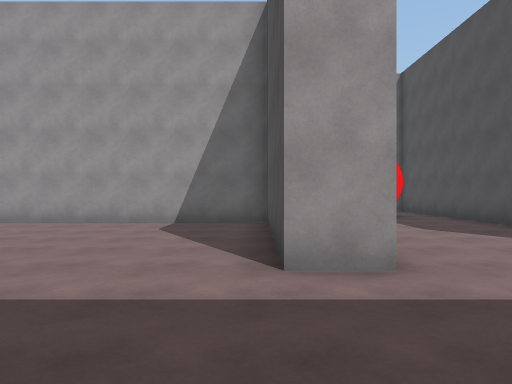
View 1 (above)

24 first-person views from a walk through a Unity game level. The camera is 1.4 m above the floor, looks level and sees 70° across. The floor is counted in squares, 2 m on a side. Each view is taken from the middle of a square. On the plan, view 1 faces up. The plan holds only what a view shows up to about 11 squares ahead; the rest is blank. The place goes on beyond the plan. The player character is not drawn. Surface patterns are stand-ins for the level's own textures.

View 2
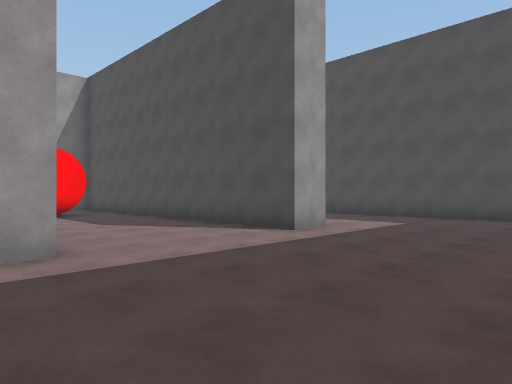

View 3
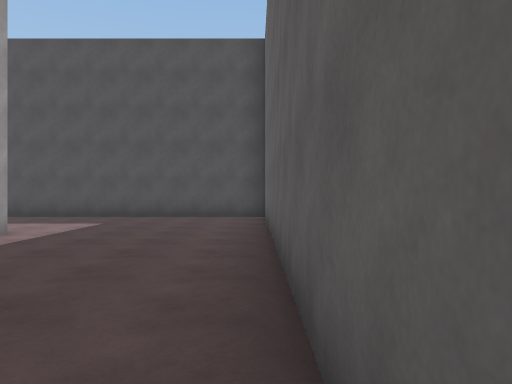

View 4
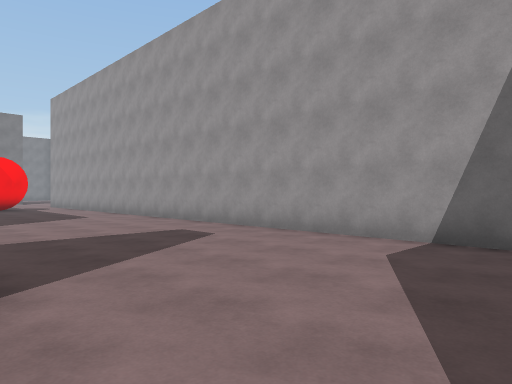

View 5
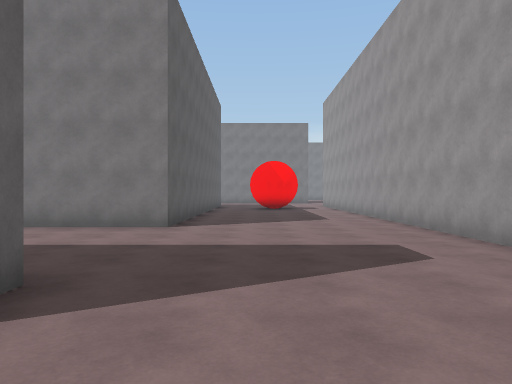

View 6
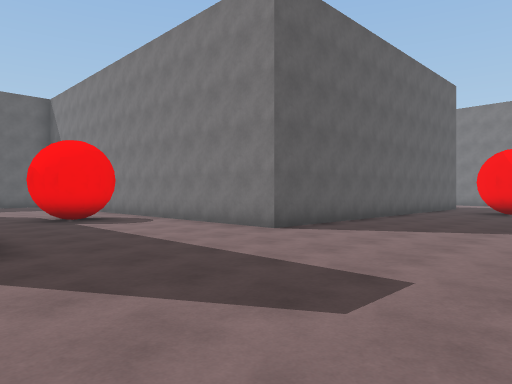

View 7
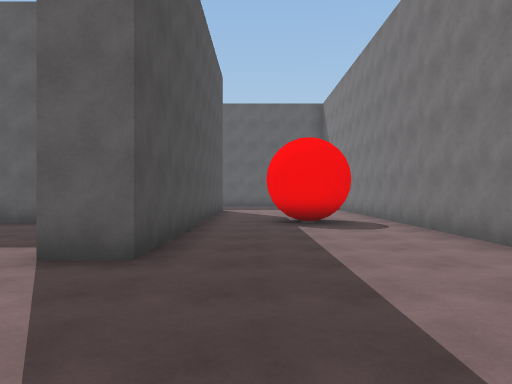

View 8
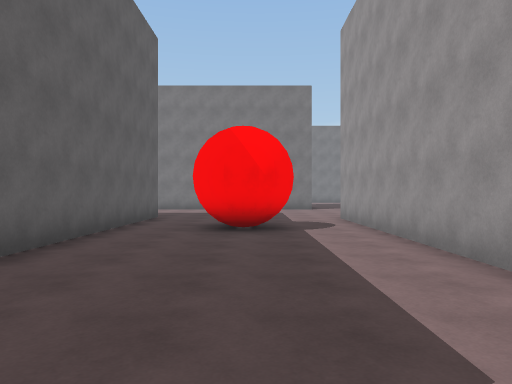

View 9
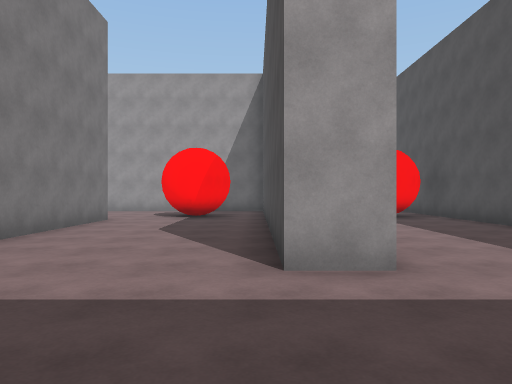

View 10
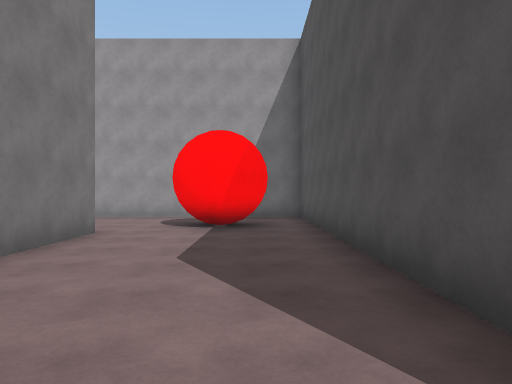

View 11
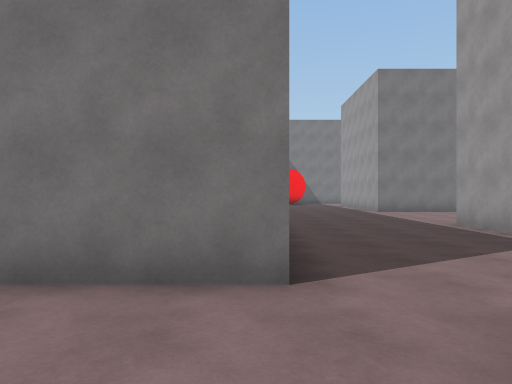

View 12
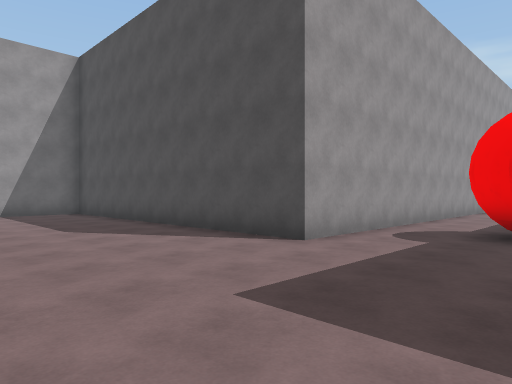

View 13
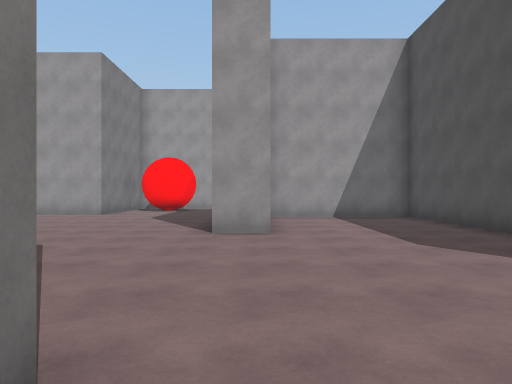

View 14
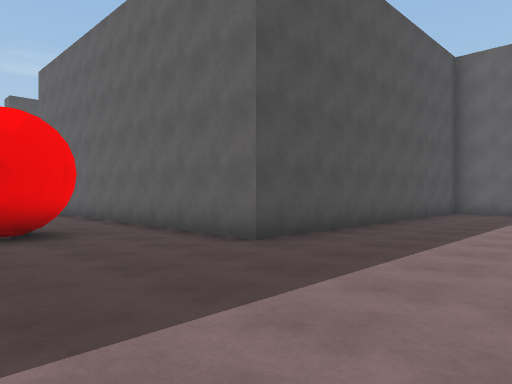

View 15
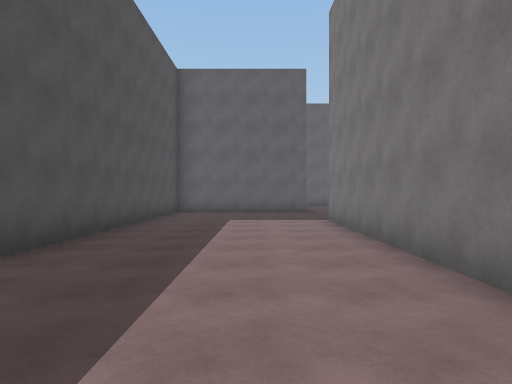

View 16
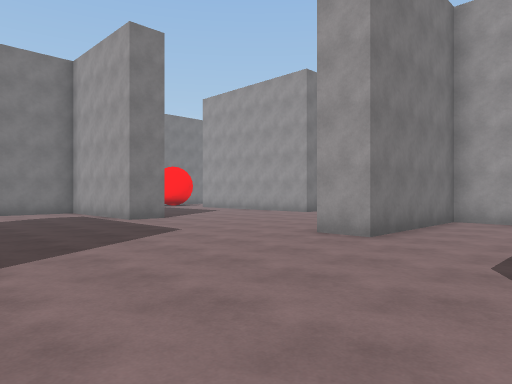

View 17
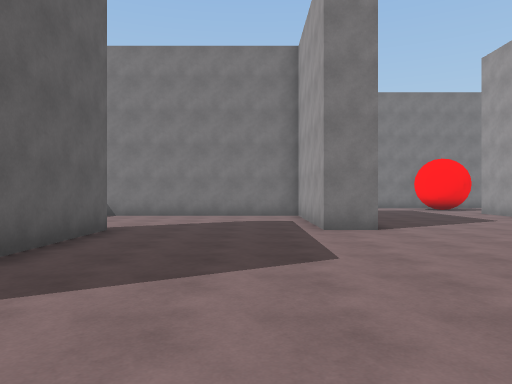

View 18
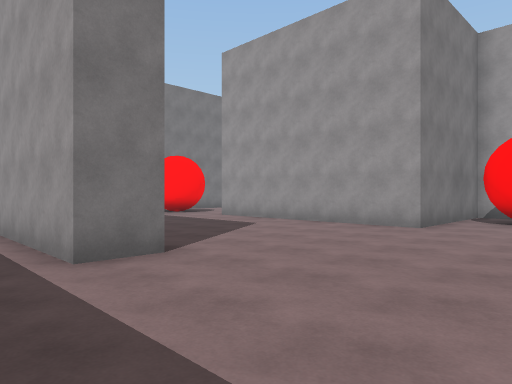

View 19
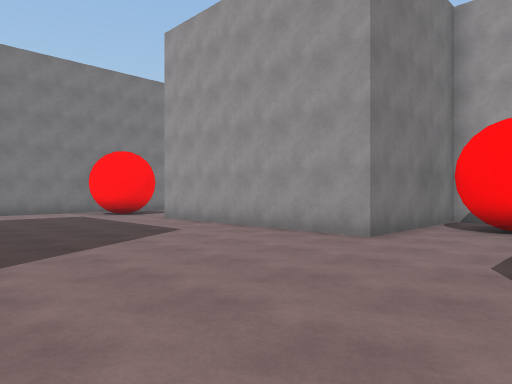

View 20
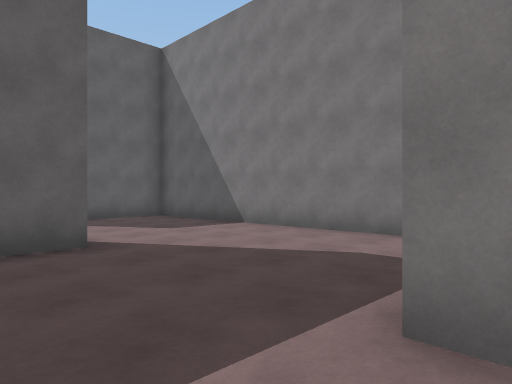

View 21
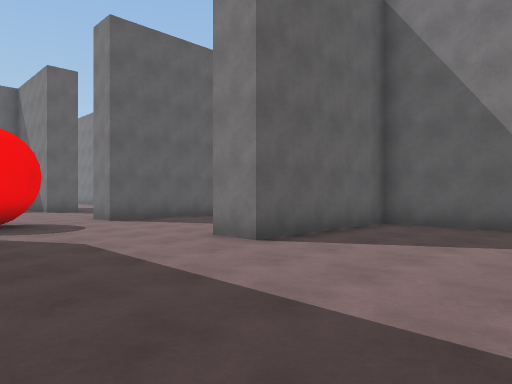

View 22
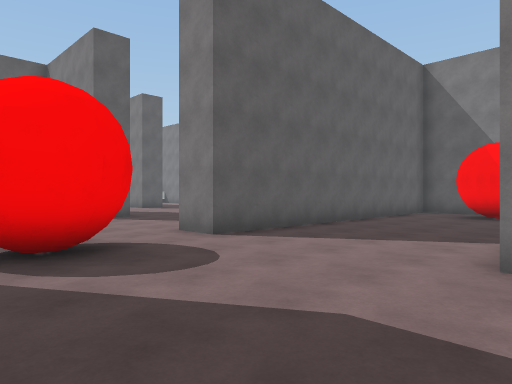

View 23
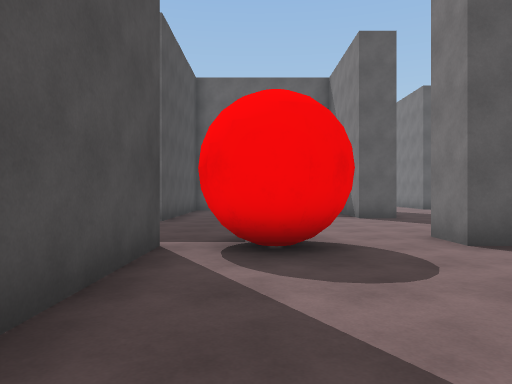

View 24
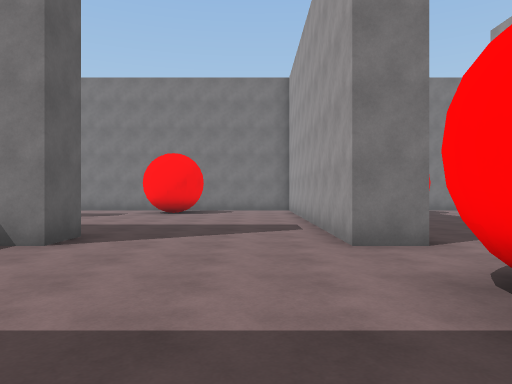

### Floor plan
Ten units are one square. View 1 is at (0, 0); x grows to the right and y downward. Boxes are objects, and circles mark ways between rooms. Rooms are numbered by the first view taken in them; rooms with no view inside come last. Other rooms are left out.
<svg viewBox="-364 -228 472 308">
<path fill="none" stroke="#000" d="M12 -32 3 -32 3 -83 -154 -83M13 -84 13 -52M-1 13 100 13M-38 25 -38 -33 -28 -33M62 -32 53 -32 53 -96M34 -98 29 -99M39 -99 31 -98M-71 13 -67 10 -65 8M103 -75 103 -95M103 12 103 -60M-154 -53 -158 -49M-156 -33 -83 -33 -83 25M-289 -83 -259 -83M-238 -45 -238 18M-260 8 -256 11M-288 -132 -288 -123 -328 -123 -328 -33 -288 -33 -288 -22M-272 15 -270 11M-248 18 -248 -12M-353 -9 -353 -4M-171 -53 -172 -58M-359 17 -288 17 -288 27 -349 27M-169 -64 -164 -67M-160 -67 -156 -65M-158 -49 -160 -48M-154 -83 -187 -83 -187 -173 -227 -173 -227 -133 -238 -133M-298 67 -288 67 -288 75M-208 58 -201 58M-193 49 -193 -33 -156 -33M-238 75 -238 58M-277 -223 -277 -183 -338 -183M42 -105 39 -99M53 -96 53 -133 40 -133"/>
<circle cx="-165" cy="-40" r="3" fill="#2a7"/>
<circle cx="-165" cy="-75" r="3" fill="#2a7"/>
<circle cx="50" cy="-105" r="3" fill="#2a7"/>
<text x="-10" y="-40">1</text>
<text x="-280" y="-60">2</text>
<text x="50" y="-120">3</text>
</svg>
Room 1 opens to room 2. Room 1 opens to room 3.

Where each view was taken, in squares from view 1:
view 1: 0 up, 0 right, facing up
view 2: 1 down, 0 right, facing up-right
view 3: 1 down, 0 right, facing right
view 4: 3 up, 0 right, facing up-left
view 5: 5 up, 1 left, facing left
view 6: 8 up, 3 left, facing down-left
view 7: 7 up, 5 left, facing down
view 8: 6 up, 9 left, facing left
view 9: 0 up, 5 right, facing up
view 10: 3 up, 4 right, facing up
view 11: 9 up, 4 right, facing left
view 12: 5 up, 23 left, facing up-right
view 13: 7 up, 23 left, facing up
view 14: 7 up, 23 left, facing down-right
view 15: 7 up, 22 left, facing down
view 16: 8 up, 20 left, facing up-left
view 17: 11 up, 22 left, facing left
view 18: 11 up, 25 left, facing up-left
view 19: 13 up, 25 left, facing up-left
view 20: 13 up, 27 left, facing down-left
view 21: 7 up, 25 left, facing down-left
view 22: 3 up, 25 left, facing down-left
view 23: 3 up, 26 left, facing down
view 24: 4 down, 24 left, facing left
